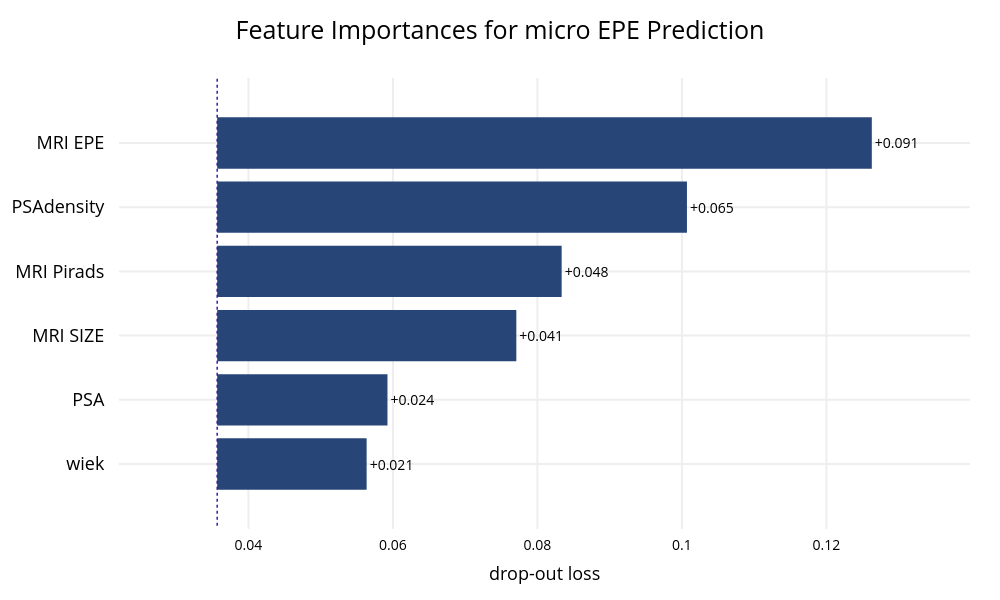

Notebook code for this chart:
### Code cell
X = df[numerical_cols + categorical_cols]
y = df['EPE micro']

param_grid = {
    'classifier__learning_rate': [0.05, 0.1, 0.2],
    'classifier__n_estimators': [200, 400, 800],
    'classifier__max_depth': [3, 6, 9],
    'classifier__subsample': [0.8, 0.9, 1.0],
    'classifier__colsample_bytree': [0.8, 0.9, 1.0],
    'classifier__gamma': [0, 0.1, 0.2]
}

model = XGBClassifier(random_state=2)
#brier score and tuning test split = 0.2
y_true, y_pred, y_pred_probs, false_positive_rate, true_positive_rate, total_roc_auc, trained_model, best_params, data_splits = train_and_evaluate_model(model, X, y, numerical_cols, categorical_cols, n_folds=5, tune_params=True, param_grid=param_grid, tuning_scoring='roc_auc', tuning_test_size=0.2)
untrained_model = model.set_params(**best_params)

plot_roc(false_positive_rate, true_positive_rate, total_roc_auc, fig_width=800)
plot_confusion_matrix(y_true, y_pred)
plot_feature_importances(trained_model, X, y, title='Feature Importances for micro EPE Prediction')
plot_discrimination_threshold(untrained_model, X, y)

### Figure 1 — Plotly figure (JSON) as saved in the notebook; plotly's stock layout.template omitted (floating-point values rounded to 4 significant figures)
{"data": [{"base": 0.03568, "hoverinfo": "text", "hoverlabel": {"bgcolor": "rgba(0,0,0,0.8)"}, "hovertext": ["Model: XGBClassifier loss after<br>variable: MRI EPE is permuted: 0.126<br>Drop-out loss change: +0.091", "Model: XGBClassifier loss after<br>variable: PSAdensity is permuted: 0.101<br>Drop-out loss change: +0.065", "Model: XGBClassifier loss after<br>variable: MRI Pirads is permuted: 0.083<br>Drop-out loss change: +0.048", "Model: XGBClassifier loss after<br>variable: MRI SIZE is permuted: 0.077<br>Drop-out loss change: +0.041", "Model: XGBClassifier loss after<br>variable: PSA is permuted: 0.059<br>Drop-out loss change: +0.024", "Model: XGBClassifier loss after<br>variable: wiek is permuted: 0.056<br>Drop-out loss change: +0.021"], "marker": {"color": "#284577"}, "orientation": "h", "showlegend": false, "text": ["+0.091", "+0.065", "+0.048", "+0.041", "+0.024", "+0.021"], "textposition": "outside", "type": "bar", "x": [0.0906, 0.06501, 0.04767, 0.0414, 0.02357, 0.02068], "xaxis": "x", "y": ["MRI EPE", "PSAdensity", "MRI Pirads", "MRI SIZE", "PSA", "wiek"], "yaxis": "y"}], "layout": {"annotations": [{"font": {"size": 18}, "showarrow": false, "text": "", "x": 0.5, "xanchor": "center", "xref": "paper", "y": 1, "yanchor": "bottom", "yref": "paper"}, {"font": {"size": 18}, "showarrow": false, "text": "drop-out loss", "x": 0.5, "xanchor": "center", "xref": "paper", "y": 0, "yanchor": "top", "yref": "paper", "yshift": -30}], "font": {"color": "black", "size": 14}, "height": 600, "margin": {"b": 71, "r": 30, "t": 78}, "shapes": [{"line": {"color": "#371ea3", "dash": "dot", "width": 1.5}, "type": "line", "x0": 0.03568, "x1": 0.03568, "xref": "x", "y0": -1, "y1": 6, "yref": "y"}], "title": {"font": {"color": "black", "size": 25}, "text": "Feature Importances for micro EPE Prediction", "x": 0.5}, "width": 1000, "xaxis": {"anchor": "y", "automargin": true, "domain": [0, 1], "fixedrange": true, "gridwidth": 2, "range": [0.02209, 0.1399], "tickcolor": "white", "ticklen": 3, "ticks": "outside", "type": "linear", "zeroline": false}, "yaxis": {"anchor": "x", "automargin": true, "autorange": "reversed", "domain": [0, 1], "fixedrange": true, "gridwidth": 2, "tickcolor": "white", "tickfont": {"size": 18}, "ticklen": 10, "ticks": "outside", "type": "category"}}}
